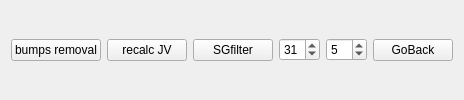
             <widget class="QWidget" name="SGfilter">
              <attribute name="title">
               <string>SGfilter</string>
              </attribute>
              <layout class="QHBoxLayout" name="horizontalLayout_13">
               <item>
                <widget class="QPushButton" name="pushButton_bumpsRem">
                 <property name="text">
                  <string>bumps removal</string>
                 </property>
                </widget>
               </item>
               <item>
                <widget class="QPushButton" name="pushButton_recalcJV">
                 <property name="text">
                  <string>recalc JV</string>
                 </property>
                </widget>
               </item>
               <item>
                <widget class="QPushButton" name="pushButton_SGFilter">
                 <property name="text">
                  <string>SGfilter</string>
                 </property>
                </widget>
               </item>
               <item>
                <widget class="QSpinBox" name="spinBox_SG1">
                 <property name="value">
                  <number>31</number>
                 </property>
                </widget>
               </item>
               <item>
                <widget class="QSpinBox" name="spinBox_SG2">
                 <property name="value">
                  <number>5</number>
                 </property>
                </widget>
               </item>
               <item>
                <widget class="QPushButton" name="pushButton_goback">
                 <property name="text">
                  <string>GoBack</string>
                 </property>
                </widget>
               </item>
              </layout>
             </widget>
